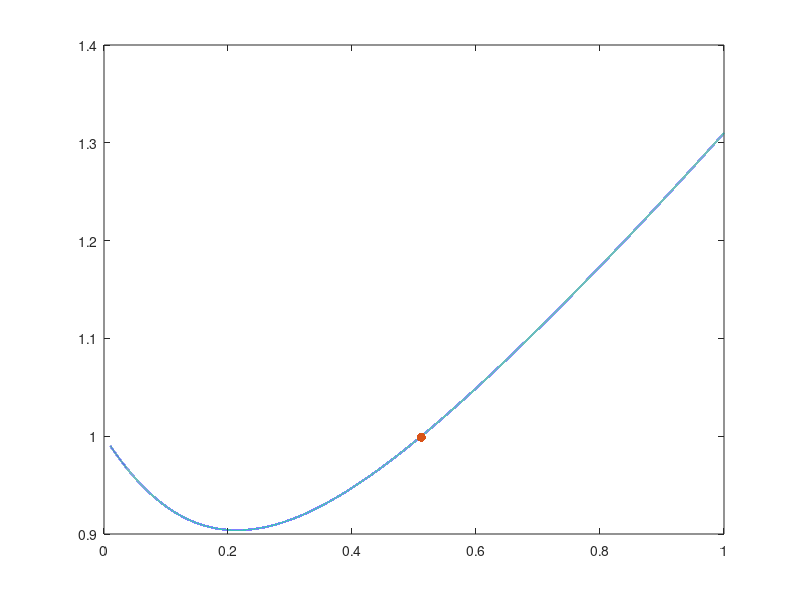

This chart was generated by the following MATLAB code: (Note: this script raises an error after producing the figure.)
clear
close all
clc

%% Initialization of matrices A and B
student_id = 5595738;
a = 5;
b = 9;
c = 8;

A = [0.3+a-b, 0.5-c;
     0, 1];
B = [0;1];

%% Question 1
% Desired poles and pole placement controller
p = [-1-2j, -1+2j];
K_static = place(A,B,p);

% % Symbolic definition of ZOH discretization
% % Lecture 1, slide 41
% syms h
% Fh = expm(A*h);
% Gh = (Fh -eye(2))/A *B;

% Testing for what ranges of sampling times h the system is stable
h_range = linspace(1e-2,1e0,1e5);
i = 1;
stable = zeros(size(h_range));
lm = zeros(size(h_range));

for h = h_range
    Fh = expm(A*h);
    Gh = (Fh -eye(2))/A *B;
    lm(i) = max(abs(eig(Fh-Gh*K_static))); % Spectral radius
    if lm(i) < 1
        stable(i) = 1;
        h_max = h;
    end
    i = i+1;
end

figure(11), clf;
plot(h_range, lm,"LineWidth",1.5), hold on;
plot(h_max,0.999,'.',"MarkerSize",20);
yline(1,"LineWidth",1.5,"Color","w");
xscale("log")
ylim([0.87, 1.3])
lgd = legend('Spectral radius',['$h = ', num2str(h_max, '%.4f'),'$'], "interpreter", "latex", "Location","northwest");
fontsize(lgd,14,"points");
xlabel("$h \; [seconds]$", "Interpreter","latex")
ylabel("$\rho \big(F(h)-G(h)\bar{K}\big)$", "Interpreter","latex")
% set(gcf, "Theme", "light"); % Uncomment for report plots


%% Question 2
% Redo Q1 but now there is a small but constant delay tau in [0,h)
% Lecture 2, slide 12-18

% syms h tau
% Fx = expm(A*h);
% G1 = (expm(A*(h-tau)) -eye(2))/A *B;
% Fu = (Fx -eye(2))/A *B -G1;

% F = [Fx, Fu;
%      zeros(1,3)];
% G = [G1; eye(1)];
% K = [K_static, 0];

% Testing for what ranges of sampling times h the system is stable
h_res = 1e2;
tau_res = 1e2;

h_range = linspace(1e-4,1e0,h_res);
tau_range = linspace(0,5e-1,tau_res);
i = 1;
stable = zeros(size(h_range,2),size(tau_range,2))';
lm = zeros(size(h_range,2),size(tau_range,2))';
h_max = zeros(size(tau_range));

for h = h_range
    j = 1;
    for tau = tau_range
        Fx = expm(A*h);
        G1 = (expm(A*(h-tau)) -eye(2))/A *B;
        Fu = (Fx -eye(2))/A *B -G1;
    
        F = [Fx, Fu;
            zeros(1,3)];
        G = [G1; eye(1)];
        K = [K_static, 0];
        lm(j,i) = max(abs(eig(F-G*K))); % Spectral radius
        if lm(j,i) < 1
            stable(j,i) = 1;
            h_max(i) = h;
        end
        j = j+1;
    end
    i = i+1;
end

% Find the edge of the contour plot
[cline]=contourc(lm,[1 1]);
c_resh = [(1e0-1e-4)/h_res*cline(1,2:end);
          (5e-1)/tau_res*cline(2,2:end)];
ind = find(c_resh(1,:)<c_resh(2,:),1,"first");
poly = polyshape([[0;0], c_resh(:,1:ind)-0.005]');

figure(21), clf;
contour(h_range, tau_range, lm, "ShowText","on", "LineWidth", 1.5, "LabelSpacing", 85), hold on;
plot(poly, "FaceColor", "b", "FaceAlpha", 0.2, "EdgeAlpha",0);
plot(polyshape([0 1 0],[0 1 1]), "FaceColor", "w", "FaceAlpha", 1);
plot([0,1],[0,1], "LineWidth", 1.5, "Color","#D95319");
xlim([0, 1]);
ylim([0, 0.5]);
lgd = legend('Spectral radius contour lines','Stable region','','$\tau = h$', "interpreter", "latex", "Location","northwest");
fontsize(lgd,14,"points");
xlabel("$h \;[seconds]$", "Interpreter","latex")
ylabel("$\tau \;[seconds]$", "Interpreter","latex")
set(gcf, "Theme", "light"); % Uncomment for report plots

%% Question 2.2
% Definitely need to make this plot better
U_gain = 0.9;
K1 = [K_static, 0];
K2 = [K_static, U_gain];

% Testing for what ranges of sampling times h the system is stable
h = 0.4;
tau_range = linspace(0,0.4,1e2);
lm_static = zeros(size(tau_range));
lm_dynamic = zeros(3,size(tau_range,2));

i = 1;
for tau = tau_range
    if tau > h
        break;
    end
    Fx = expm(A*h);
    G1 = (expm(A*(h-tau)) -eye(2))/A *B;
    Fu = (Fx -eye(2))/A *B -G1;

    F = [Fx, Fu;
        zeros(1,3)];
    G = [G1; eye(1)];

    lm_static(i) = max(abs(eig(F-G*K1))); % Spectral radius
    lm_dynamic(:,i) = (abs(eig(F-G*K2))); % Spectral radius
    
    i = i+1;
end

figure(22), clf;
plot(tau_range, lm_static, "LineWidth",1.5), hold on;
plot(tau_range, lm_dynamic, "LineWidth",1.5, "LineStyle","--");
plot(tau_range, max(lm_dynamic), "LineWidth",1.5);
yline(1, "LineWidth",1.5);
% ylim([0.5, 1.4]);
legend('$K=\big[\bar{K} \; 0\big]$','','','',['$K=\big[\bar{K} \;', num2str(U_gain, '%.1f'),'\big]$'],'1', "interpreter", "latex", "Location","northwest");
xlabel("$\tau \;[seconds]$", "Interpreter","latex")
ylabel("$\rho \big(F(h)-G(h)\bar{K}\big)$", "Interpreter","latex")
set(gcf, "Theme", "light"); % Uncomment for report plots


%% Question 3
%% Q3.1
Fx = expm(A*h);
eAds = (expm(A*h) -eye(2))/A *B;
Fu1 = -A\expm(A*h)*B + eAds + A\eAds/h;
Fu2 = A\expm(A*h)*B - A\eAds/h;

F1 = [Fx, Fu1, Fu2; zeros(1,4);0,0,1,0];
G1 = [0;0;1;0];

K = [K_static,0,0];

%% Q3.2
% Testing for what ranges of sampling times h the system is stable
h_res = 1e4;
tau_res = 2e0;

h_range = linspace(1e-4,1e0,h_res);
tau_range = linspace(0,5e-1,tau_res);
i = 1;
stable = zeros(size(h_range,2),size(tau_range,2))';
lm = zeros(size(h_range,2),size(tau_range,2))';
h_max = zeros(size(tau_range));

for h = h_range
    j = 1;
    for tau = tau_range
        Fx = expm(A*h);
        eAds = (expm(A*h) -eye(2))/A *B;
        Fu1 = -A\expm(A*h)*B + eAds + A\eAds/h;
        Fu2 = A\expm(A*h)*B - A\eAds/h;
        
        F1 = [Fx, Fu1, Fu2; zeros(1,4);0,0,1,0];
        G1 = [0;0;1;0];
        
        K = [K_static,0,0];
        lm(j,i) = max(abs(eig(F1-G1*K))); % Spectral radius
        if lm(j,i) < 1
            stable(j,i) = 1;
            h_max(i) = h;
        end
        j = j+1;
    end
    i = i+1;
end

x32 = 0.12426;
poly32 = polyshape([[x32, x32; x32, 0], c_resh(:,1:ind)-0.005]');

figure(32), clf;
contour(h_range, tau_range, lm, "ShowText","on", "LineWidth", 1.5, "LabelSpacing", 85), hold on;
plot(poly32, "FaceColor", "b", "FaceAlpha", 0.2, "EdgeAlpha",0);
plot(polyshape([0 x32 x32],[0 x32 0]), "FaceColor", "g", "FaceAlpha", 0.45, "EdgeAlpha",0);
plot(polyshape([0 1 0],[0 1 1]), "FaceColor", "w", "FaceAlpha", 1);
plot([0,1],[0,1], "LineWidth", 1.5, "Color","#D95319");
xlim([0, 1]);
ylim([0, 0.5]);
lgd = legend('Spectral radius contour lines','Stable region $Q_2$','Stable region $Q_3$','','$\tau = h$', "interpreter", "latex", "Location","northwest");
fontsize(lgd,14,"points");
xlabel("$h \;[seconds]$", "Interpreter","latex")
ylabel("$\tau \;[seconds]$", "Interpreter","latex")
set(gcf, "Theme", "light"); % Uncomment for report plots

%% Q3.3
U1_gain = 0.8;
U2_gain = 0.5;

h_res = 1e4;
tau_res = 2;

h_range = linspace(1e-4,1e0,h_res);
tau_range = linspace(0,1,tau_res);
i = 1;
stable = zeros(size(h_range,2),size(tau_range,2))';
lm = zeros(size(h_range,2),size(tau_range,2))';
h_max = zeros(size(tau_range));

for h = h_range
    j = 1;
    for tau = tau_range
        Fx = expm(A*h);
        eAds = (expm(A*h) -eye(2))/A *B;
        Fu1 = -A\expm(A*h)*B + eAds + A\eAds/h;
        Fu2 = A\expm(A*h)*B - A\eAds/h;
        
        F1 = [Fx, Fu1, Fu2; zeros(1,4);0,0,1,0];
        G1 = [0;0;1;0];
        
        K = [K_static,U1_gain,U2_gain];
        lm(j,i) = max(abs(eig(F1-G1*K))); % Spectral radius
        if lm(j,i) < 1
            stable(j,i) = 1;
            h_max(i) = h;
        end
        j = j+1;
    end
    i = i+1;
end

idx = find(lm(1,:)<1,1,"last");
x33 = h_range(idx);

figure(33), clf;
contour(h_range, tau_range, lm, "ShowText","on", "LineWidth", 1.5, "LabelSpacing", 85, "LevelList",[1 1.3 1.8]), hold on;
plot(polyshape([0 x32 x32],[0 x32 0]), "FaceColor", "g", "FaceAlpha", 0.45, "EdgeAlpha",0);
plot(polyshape([x32 x32 x33 x33],[0 x32 x33 0]), "FaceColor", "b", "FaceAlpha", 0.2, "EdgeAlpha",0);
plot(polyshape([0 1 0],[0 1 1]), "FaceColor", "w", "FaceAlpha", 1);
plot([0,1],[0,1], "LineWidth", 1.5, "Color","#D95319");
xlim([0, 1]);
ylim([0, 1]);
lgd = legend('Spectral radius contour lines','Stable region $K=\big[\bar{K} \; 0.0\; 0.0\big]$',['Stable region $K=\big[\bar{K} \;', num2str(U1_gain, '%.1f'),'\;',num2str(U2_gain, '%.1f'),'\big]$'],'','$\tau = h$', "interpreter", "latex", "Location","northwest");
fontsize(lgd,14,"points");
xlabel("$h \;[seconds]$", "Interpreter","latex")
ylabel("$\tau \;[seconds]$", "Interpreter","latex")
set(gcf, "Theme", "light"); % Uncomment for report plots

%% Question 4
% Find a common Lyapunov function that holds for both zoh and linear order
% interpolation